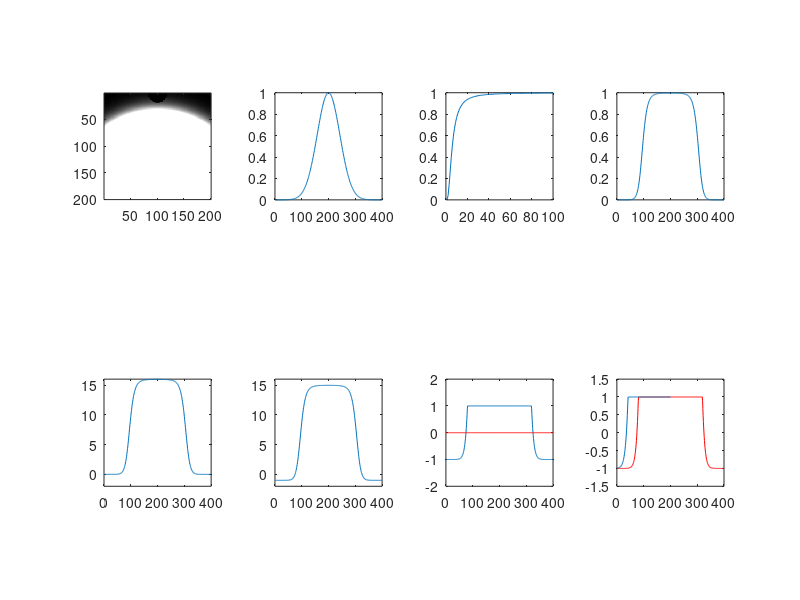

MATLAB code for this plot:
%
% 10-9-2013 note save 'sta2' as model V1 cell RF
%
% source: http://www.icn.ucl.ac.uk/courses/MATLAB-Tutorials/Elliot_Freeman/html/gabor_tutorial.html
%close all
clear all

nW = 2; %n of Sun
L50W = .05; %L50 of Sun (originally 0.1) try 0.01
amp = 16; %saturation of Sun (originally 32) try 4.5
ampB=1; %saturation of Linear Venus 
ampBNL=-16; %saturation of Nonlinear Venus (originally -15)
nB =1; %n of Venus
L50B = 0.05; %L50 of Venus

pix_per_deg=18/8; %/8 for Hartley8
s1=linspace(0,2*pi,100);

%%
%============================================
% white Gauss
imSize = 400;    % image size: n X n
lamda = imSize*2*2;     % wavelength (number of pixels per cycle)
theta = 0;    % grating orientation
sigma = 60;    % gaussian standard deviation in pixels (originally 80)
phase = 0.25;    % phase (0 -> 1)
trim = .05;    % trim off gaussian values smaller than this

%%
%=======make linear ramp
X = 1:imSize;             % X is a vector from 1 to imageSize
X0 = (X / imSize) - .5;    % rescale X -> -.5 to .5

%%
%=============Now make a 2D grating
% Start with a 2D ramp use meshgrid to make 2 matrices with ramp values across columns (Xm) or across rows (Ym) respectively

[Xm Ym] = meshgrid(X0, X0);             % 2D matrices
% imagesc( [ Xm Ym ] );                   % display Xm and Ym
% colorbar; axis on                      % add colour bar to see values

%%
%=============Make 2D gaussian blob
s = sigma / imSize;                     % gaussian width as fraction of imageSize
gaussW = exp( -(((Xm.^2)+(Ym.^2)) ./ (2* s^2)) ); % formula for 2D gaussian
curveW = diag(gaussW);
figure(1);subplot(2,4,2); plot(curveW);colormap(gray); axis square;                   % display
%axis on; axis image;     % use gray colormap

%%
%NONLINEARITY gaussW
% nW = 2.2;
% L50W = 0.1;
gaussWNL= (gaussW.^nW)./(L50W^nW+gaussW.^nW);
nonlinear = linspace(0,1,100);
nonlinear = (nonlinear.^nW)./(L50W^nW+nonlinear.^nW);
% curveNL = diag(nonlinear);
subplot(2,4,3); plot(nonlinear);colormap(gray); axis square;
subplot(2,4,4); plot(diag(gaussWNL)); colormap(gray); axis square;
temp = [1 100];
%figure(2);plot(temp.^nW)./(L50W^nW+temp.^nW);% ylim([-2 30]); axis square;

%%
% ==========================================
% black Gauss
% imSize = 48;    % image size: n X n
% lamda = 96*2;     % wavelength (number of pixels per cycle)
% theta = 0;    % grating orientation
sigma = 5;    % gaussian standard deviation in pixels (originally 3)
phase = 0.75;    % phase (0 -> 1)
trim = .05;    % trim off gaussian values smaller than this
x_pos=102; % centr pos =24,24
y_pos=102;

%gaussW=(gaussW*amp)-1;
%gaussWNL=gaussWNL*2;
gaussWNL=(gaussWNL*amp);
curve10 = diag(gaussWNL);
subplot(2,4,5); plot(curve10); axis square;ylim ([-2, 16]);
gaussWNL= gaussWNL -1;
curve = diag(gaussWNL);
subplot(2,4,6);plot(curve); ylim([-2 30]); axis square; ylim([-2,16]);
gaussWNL(gaussWNL>1)=1; %TOGGLE TO MAKE VENUS GROW
curve = diag(gaussWNL);

% fname=['C:\Users\Tyler\Desktop\Matlab\gaussWNL2.png'];
% saveas(3,fname);
% curveW = diag(gaussW);
% figure(2);plot(curveW); ylim([-2 30]); axis square;
% hold on;
% plot([0 400],[1 1],'r');
% hold off;
% fname=['C:\Users\Tyler\Desktop\Matlab\gaussW2.png'];
% saveas(2,fname);


for i=100:-1:0
x_pos=200; % sim_real1 is 66,83
y_pos=i;
%%
%=======make linear ramp
X = 1:imSize;             % X is a vector from 1 to imageSize
XB = (X / imSize) - .5;    % rescale X -> -.5 to .5
YB= (X / imSize) - .5; 
XB=circshift(XB,[0 x_pos-imSize/2]);
YB=circshift(YB,[0 y_pos-imSize/2]);
%%
%=============Now make a 2D grating
% Start with a 2D ramp use meshgrid to make 2 matrices with ramp values across columns (Xm) or across rows (Ym) respectively

[Xm Ym] = meshgrid(XB, YB);             % 2D matrices
% imagesc( [ Xm Ym ] );   
% imagesc( [ Xm ] );% display Xm and Ym
% colorbar; axis on                      % add colour bar to see values

%%
%=============Make 2D gaussian blob
s = sigma / imSize;                     % gaussian width as fraction of imageSize
gaussB = -exp( -(((Xm.^2)+(Ym.^2)) ./ (2* s^2)) ); % formula for 2D gaussian
ind=find(gaussB>-.0011);
gaussB(ind)=0;
ind=find(gaussB~=0);
gaussB=gaussB*ampB;
curveB = diag(gaussB);
%figure(9);plot(curveB); colormap(gray); %xlim([0 200]);
% gaussB(ind)=gaussB(ind)*-1;
%figure(2);imagesc( gaussB, [-1 1] ); colormap(gray)                       % display
%axis on; axis image;     % use gray colormap

%%
%NONLINEARITY gaussB
% nB = 1;
% L50B = 0.1;
gaussBNL=gaussB.*-1;
gaussBNL= (gaussBNL.^nB)./(L50B^nB+gaussBNL.^nB);
nonlinear = linspace(0,1,100);
nonlinear = (nonlinear.^nB)./(L50B^nB+nonlinear.^nB);
%figure(2);plot(nonlinear); colormap(gray);  
gaussBNL= gaussBNL.*ampBNL;

%%
% amp = 32;
%gaussW=gaussW*2;
% gaussW=(gaussW*amp)-1;
% %gaussWNL=gaussWNL*2;
% gaussWNL=(gaussWNL*amp)-1;
%gaussWNL(gaussWNL>1)=1;
% gaussW=gaussW*3;
subplot(2,4,7);plot(curve); ylim([-2 30]); axis square; ylim([-2,2]);
hold on
plot(diag(gaussBNL),'r');ylim([-2 30]); axis square; ylim([-2,2]);
hold off;
gaussWB=gaussW+gaussB;
gaussWNLB = gaussWNL + gaussB;
gaussWNLBNL = gaussWNL + gaussBNL;
gaussWNLBNL = gaussWNLBNL(1:200,100:300);
%curve3 = diag(gaussWNLBNL);
%subplot(1,4,4);drawmat(gaussWNLBNL,.2,.01,10,'r'); axis square;
gaussWNLBNL(gaussWNLBNL>1)=1;
gaussWNLBNL(gaussWNLBNL<-1)=-1;
subplot(2,4,8);plot(diag(gaussWNL),'r'); colormap(gray); axis square; ylim([-1.5,1.5]);
hold on; plot(diag(gaussWNLBNL)); colormap(gray); axis square; ylim([-1.5,1.5]);
hold off;
%[BW1 thresh] = edge(interp2(gaussWNLBNL,'spline',8),'canny',[0.04,0.06],0.1); figure(5); clf;ttx=BW1*0+1; imshow(xor(BW1,ttx));
%[BW1 thresh] = edge(gaussWNLBNL,'canny',[0.02,0.06],0.5); subplot(1,4,3); ttx=BW1*0+1; imshow(xor(BW1,ttx));

%[0.02,0.05],0.05
subplot(2,4,1);imagesc( gaussWNLBNL, [-1 1] ); colormap('gray'); axis on; axis image;%axis on; title('White Nonlinear Black Nonlinear');

%hold on; plot([0 400],[0 400],'k--'); hold off;
%subplot(2,4,1);imagesc( gaussWB, [-1 1] ); colormap(gray); axis on; axis image; title('Linear');
%subplot(2,4,2);imagesc( gaussWNLB, [-1 1] ); colormap(gray); axis on; axis image; title('White Nonlinear'); 
%subplot(2,4,3);imagesc( gaussWNLBNL, [-1 1] ); colormap(gray); axis on; axis image; title('White Nonlinear Black Nonlinear');     
% use gray colormap

% subplot(1,3,1);imagesc( gaussWNLBNL, [-1 1] ); colormap(gray); axis on; axis image; title('White Nonlinear Black Nonlinear');  
curve1 = diag(gaussBNL);
curve2 = diag(gaussWNL);
curve3 = diag(gaussWNLBNL);
%figure(10); plot(curve3); %ylim([-2 2]);
% hold on;
% plot([0 400],[1 1],'k--');
% plot([0 400],[-1 -1],'k--');
% %plot([0 400],[0 0],'k');
% hold off;
%subplot(2,4,4);plot(curve1);ylim([-amp amp]);
%subplot(1,3,2);
%figure(5);plot(curve2);ylim([-1 1]); axis square;
% hold on; plot(curve1,'r');
% hold off;
% figure();
% subplot(1,2,2);plot(curve3);ylim([-1.5 1.5]); axis square;
% hold on;
% plot([0 200],[0 0],'b--');
% hold off;
%imwrite(gaussWNLBNL,'simulation.png');
% fname=['C:\Users\Tyler\Desktop\Matlab\aureole\aureole' num2str(i) '.png'];
% saveas(4,fname);
% fname=['C:\Users\Tyler\Desktop\Matlab\combined\combined' num2str(i) '.png'];
% saveas(6,fname);
% fname=['C:\Users\Tyler\Desktop\Matlab\red_blue\red_blue' num2str(i) '.png'];
% saveas(5,fname);
pause();
end
